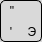
              <widget class="QWidget" name="key_backtick" native="true">
               <property name="minimumSize">
                <size>
                 <width>42</width>
                 <height>42</height>
                </size>
               </property>
               <property name="maximumSize">
                <size>
                 <width>42</width>
                 <height>42</height>
                </size>
               </property>
               <property name="styleSheet">
                <string notr="true">border: 1px solid black;
background-color: #D9D9D9; 
border-radius: 5px;
 color: black; 
</string>
               </property>
               <layout class="QGridLayout" name="gridLayout_45" rowstretch="0,0,0,0" columnstretch="0,0,0">
                <property name="leftMargin">
                 <number>0</number>
                </property>
                <property name="topMargin">
                 <number>0</number>
                </property>
                <property name="rightMargin">
                 <number>0</number>
                </property>
                <property name="bottomMargin">
                 <number>0</number>
                </property>
                <property name="spacing">
                 <number>0</number>
                </property>
                <item row="3" column="0">
                 <widget class="QLabel" name="label_115">
                  <property name="styleSheet">
                   <string notr="true">border: none; background: transparent</string>
                  </property>
                  <property name="text">
                   <string>   '</string>
                  </property>
                 </widget>
                </item>
                <item row="2" column="0">
                 <widget class="QLabel" name="label_116">
                  <property name="styleSheet">
                   <string notr="true">border: none;  background: transparent</string>
                  </property>
                  <property name="text">
                   <string>   &quot;</string>
                  </property>
                 </widget>
                </item>
                <item row="3" column="2">
                 <widget class="QLabel" name="label_114">
                  <property name="styleSheet">
                   <string notr="true">border: none;  background: transparent</string>
                  </property>
                  <property name="text">
                   <string>  Э</string>
                  </property>
                 </widget>
                </item>
               </layout>
              </widget>
